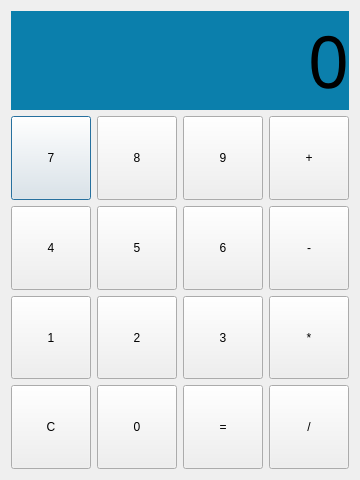
<?xml version="1.0" encoding="UTF-8"?>
<ui version="4.0">
 <class>expr</class>
 <widget class="QDialog" name="expr">
  <property name="geometry">
   <rect>
    <x>0</x>
    <y>0</y>
    <width>350</width>
    <height>480</height>
   </rect>
  </property>
  <property name="sizePolicy">
   <sizepolicy hsizetype="Preferred" vsizetype="Preferred">
    <horstretch>0</horstretch>
    <verstretch>0</verstretch>
   </sizepolicy>
  </property>
  <property name="windowTitle">
   <string>三丫的计算器</string>
  </property>
  <property name="autoFillBackground">
   <bool>false</bool>
  </property>
  <layout class="QVBoxLayout" name="verticalLayout" stretch="2,8">
   <item>
    <widget class="QLabel" name="lbl_display">
     <property name="font">
      <font>
       <family>仿宋</family>
       <pointsize>54</pointsize>
       <weight>50</weight>
       <italic>false</italic>
       <bold>false</bold>
      </font>
     </property>
     <property name="styleSheet">
      <string notr="true">font: 54pt &quot;仿宋&quot;;
background-color: rgb(11,127, 172);


</string>
     </property>
     <property name="text">
      <string>0</string>
     </property>
     <property name="alignment">
      <set>Qt::AlignRight|Qt::AlignTrailing|Qt::AlignVCenter</set>
     </property>
    </widget>
   </item>
   <item>
    <layout class="QGridLayout" name="gridLayout">
     <property name="sizeConstraint">
      <enum>QLayout::SetNoConstraint</enum>
     </property>
     <item row="0" column="0">
      <widget class="QPushButton" name="btn_7">
       <property name="sizePolicy">
        <sizepolicy hsizetype="Expanding" vsizetype="Expanding">
         <horstretch>0</horstretch>
         <verstretch>0</verstretch>
        </sizepolicy>
       </property>
       <property name="text">
        <string>7</string>
       </property>
      </widget>
     </item>
     <item row="0" column="1">
      <widget class="QPushButton" name="btn_8">
       <property name="sizePolicy">
        <sizepolicy hsizetype="Expanding" vsizetype="Expanding">
         <horstretch>0</horstretch>
         <verstretch>0</verstretch>
        </sizepolicy>
       </property>
       <property name="text">
        <string>8</string>
       </property>
      </widget>
     </item>
     <item row="0" column="2">
      <widget class="QPushButton" name="btn_9">
       <property name="sizePolicy">
        <sizepolicy hsizetype="Expanding" vsizetype="Expanding">
         <horstretch>0</horstretch>
         <verstretch>0</verstretch>
        </sizepolicy>
       </property>
       <property name="text">
        <string>9</string>
       </property>
      </widget>
     </item>
     <item row="0" column="3">
      <widget class="QPushButton" name="btn_plus">
       <property name="sizePolicy">
        <sizepolicy hsizetype="Expanding" vsizetype="Expanding">
         <horstretch>0</horstretch>
         <verstretch>0</verstretch>
        </sizepolicy>
       </property>
       <property name="text">
        <string>+</string>
       </property>
      </widget>
     </item>
     <item row="1" column="0">
      <widget class="QPushButton" name="btn_4">
       <property name="sizePolicy">
        <sizepolicy hsizetype="Expanding" vsizetype="Expanding">
         <horstretch>0</horstretch>
         <verstretch>0</verstretch>
        </sizepolicy>
       </property>
       <property name="text">
        <string>4</string>
       </property>
      </widget>
     </item>
     <item row="1" column="1">
      <widget class="QPushButton" name="btn_5">
       <property name="sizePolicy">
        <sizepolicy hsizetype="Expanding" vsizetype="Expanding">
         <horstretch>0</horstretch>
         <verstretch>0</verstretch>
        </sizepolicy>
       </property>
       <property name="text">
        <string>5</string>
       </property>
      </widget>
     </item>
     <item row="1" column="2">
      <widget class="QPushButton" name="btn_6">
       <property name="sizePolicy">
        <sizepolicy hsizetype="Expanding" vsizetype="Expanding">
         <horstretch>0</horstretch>
         <verstretch>0</verstretch>
        </sizepolicy>
       </property>
       <property name="text">
        <string>6</string>
       </property>
      </widget>
     </item>
     <item row="1" column="3">
      <widget class="QPushButton" name="btn_sub">
       <property name="sizePolicy">
        <sizepolicy hsizetype="Expanding" vsizetype="Expanding">
         <horstretch>0</horstretch>
         <verstretch>0</verstretch>
        </sizepolicy>
       </property>
       <property name="text">
        <string>-</string>
       </property>
      </widget>
     </item>
     <item row="2" column="0">
      <widget class="QPushButton" name="btn_1">
       <property name="sizePolicy">
        <sizepolicy hsizetype="Expanding" vsizetype="Expanding">
         <horstretch>0</horstretch>
         <verstretch>0</verstretch>
        </sizepolicy>
       </property>
       <property name="text">
        <string>1</string>
       </property>
      </widget>
     </item>
     <item row="2" column="1">
      <widget class="QPushButton" name="btn_2">
       <property name="sizePolicy">
        <sizepolicy hsizetype="Expanding" vsizetype="Expanding">
         <horstretch>0</horstretch>
         <verstretch>0</verstretch>
        </sizepolicy>
       </property>
       <property name="text">
        <string>2</string>
       </property>
      </widget>
     </item>
     <item row="2" column="2">
      <widget class="QPushButton" name="btn_3">
       <property name="sizePolicy">
        <sizepolicy hsizetype="Expanding" vsizetype="Expanding">
         <horstretch>0</horstretch>
         <verstretch>0</verstretch>
        </sizepolicy>
       </property>
       <property name="text">
        <string>3</string>
       </property>
      </widget>
     </item>
     <item row="2" column="3">
      <widget class="QPushButton" name="btn_mul">
       <property name="sizePolicy">
        <sizepolicy hsizetype="Expanding" vsizetype="Expanding">
         <horstretch>0</horstretch>
         <verstretch>0</verstretch>
        </sizepolicy>
       </property>
       <property name="text">
        <string>*</string>
       </property>
      </widget>
     </item>
     <item row="3" column="0">
      <widget class="QPushButton" name="btn_clear">
       <property name="sizePolicy">
        <sizepolicy hsizetype="Expanding" vsizetype="Expanding">
         <horstretch>0</horstretch>
         <verstretch>0</verstretch>
        </sizepolicy>
       </property>
       <property name="text">
        <string>C</string>
       </property>
      </widget>
     </item>
     <item row="3" column="1">
      <widget class="QPushButton" name="btn_0">
       <property name="sizePolicy">
        <sizepolicy hsizetype="Expanding" vsizetype="Expanding">
         <horstretch>0</horstretch>
         <verstretch>0</verstretch>
        </sizepolicy>
       </property>
       <property name="text">
        <string>0</string>
       </property>
       <property name="iconSize">
        <size>
         <width>16</width>
         <height>16</height>
        </size>
       </property>
      </widget>
     </item>
     <item row="3" column="2">
      <widget class="QPushButton" name="btn_equal">
       <property name="sizePolicy">
        <sizepolicy hsizetype="Expanding" vsizetype="Expanding">
         <horstretch>0</horstretch>
         <verstretch>0</verstretch>
        </sizepolicy>
       </property>
       <property name="text">
        <string>=</string>
       </property>
      </widget>
     </item>
     <item row="3" column="3">
      <widget class="QPushButton" name="btn_div">
       <property name="sizePolicy">
        <sizepolicy hsizetype="Expanding" vsizetype="Expanding">
         <horstretch>0</horstretch>
         <verstretch>0</verstretch>
        </sizepolicy>
       </property>
       <property name="text">
        <string>/</string>
       </property>
      </widget>
     </item>
    </layout>
   </item>
  </layout>
 </widget>
 <layoutdefault spacing="6" margin="11"/>
 <resources/>
 <connections/>
</ui>
